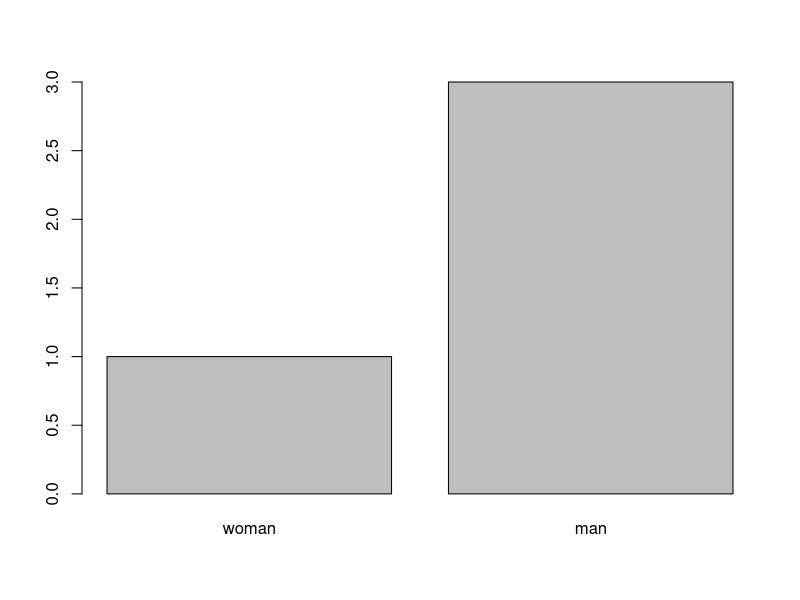
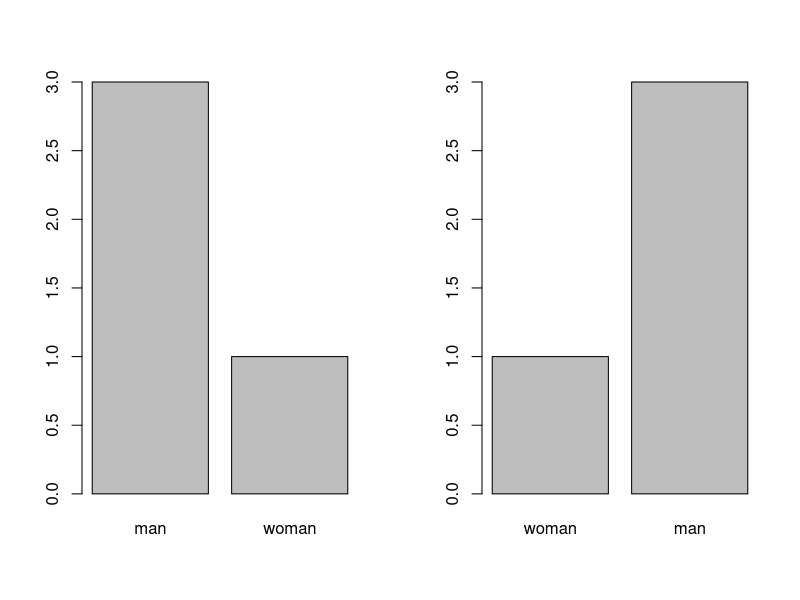

Write the R code that produced these figures, in order.
gender <- c("man", "woman", "man", "man") 
#요인형: factor ordinal
#백터를 요인형을 변환
# factor(x, levels, ordered)

ordinal_gender <- factor(gender, levels=c("woman", "man"), ordered=TRUE)
ordinal_gender #Levels: man < woman 

#빈도수: 수치형
table(ordinal_gender) # man 3, woman 1

#빈도수: 그래프
plot(ordinal_gender)

#mode(): 자료형
mode(ordinal_gender) # gender  

#class() 자료형
class(ordinal_gender) # "ordered" "factor" 2개의 class를 확인가능 서열변수와 명목변수 속서을 다가지고 있음을 의미

# 차트 그리기 
nominal_gender <- as.factor(gender)
par(mfrow=c(1,2))
plot(nominal_gender)
plot(ordinal_gender)
